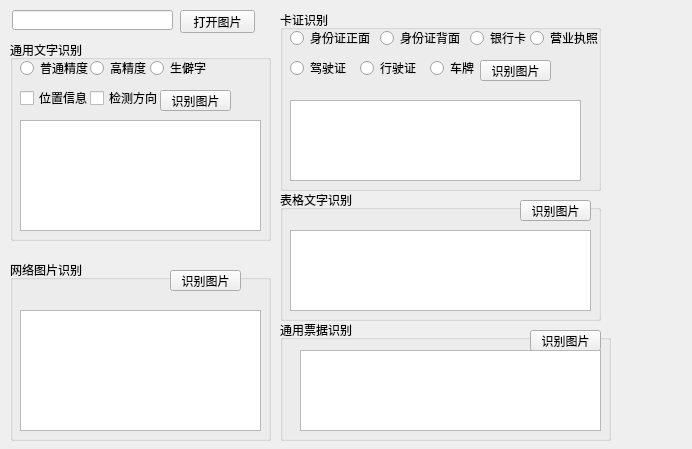
<?xml version="1.0" encoding="UTF-8"?>
<ui version="4.0">
 <class>widget</class>
 <widget class="QWidget" name="widget">
  <property name="geometry">
   <rect>
    <x>0</x>
    <y>0</y>
    <width>692</width>
    <height>449</height>
   </rect>
  </property>
  <property name="windowTitle">
   <string>文字识别演示程序</string>
  </property>
  <widget class="QLineEdit" name="lineEdit">
   <property name="geometry">
    <rect>
     <x>12</x>
     <y>10</y>
     <width>161</width>
     <height>20</height>
    </rect>
   </property>
   <property name="readOnly">
    <bool>true</bool>
   </property>
  </widget>
  <widget class="QPushButton" name="pushButton">
   <property name="geometry">
    <rect>
     <x>180</x>
     <y>10</y>
     <width>75</width>
     <height>23</height>
    </rect>
   </property>
   <property name="text">
    <string>打开图片</string>
   </property>
  </widget>
  <widget class="QGroupBox" name="groupBox">
   <property name="geometry">
    <rect>
     <x>10</x>
     <y>40</y>
     <width>261</width>
     <height>201</height>
    </rect>
   </property>
   <property name="title">
    <string>通用文字识别</string>
   </property>
   <widget class="QRadioButton" name="radioButton">
    <property name="geometry">
     <rect>
      <x>10</x>
      <y>20</y>
      <width>89</width>
      <height>16</height>
     </rect>
    </property>
    <property name="text">
     <string>普通精度</string>
    </property>
   </widget>
   <widget class="QRadioButton" name="radioButton_2">
    <property name="geometry">
     <rect>
      <x>80</x>
      <y>20</y>
      <width>89</width>
      <height>16</height>
     </rect>
    </property>
    <property name="text">
     <string>高精度</string>
    </property>
   </widget>
   <widget class="QRadioButton" name="radioButton_3">
    <property name="geometry">
     <rect>
      <x>140</x>
      <y>20</y>
      <width>89</width>
      <height>16</height>
     </rect>
    </property>
    <property name="text">
     <string>生僻字</string>
    </property>
   </widget>
   <widget class="QCheckBox" name="checkBox">
    <property name="geometry">
     <rect>
      <x>10</x>
      <y>50</y>
      <width>71</width>
      <height>16</height>
     </rect>
    </property>
    <property name="text">
     <string>位置信息</string>
    </property>
   </widget>
   <widget class="QCheckBox" name="checkBox_2">
    <property name="geometry">
     <rect>
      <x>80</x>
      <y>50</y>
      <width>71</width>
      <height>16</height>
     </rect>
    </property>
    <property name="text">
     <string>检测方向</string>
    </property>
   </widget>
   <widget class="QPushButton" name="pushButton_2">
    <property name="geometry">
     <rect>
      <x>150</x>
      <y>50</y>
      <width>71</width>
      <height>21</height>
     </rect>
    </property>
    <property name="text">
     <string>识别图片</string>
    </property>
   </widget>
   <widget class="QPlainTextEdit" name="plainTextEdit">
    <property name="geometry">
     <rect>
      <x>10</x>
      <y>80</y>
      <width>241</width>
      <height>111</height>
     </rect>
    </property>
    <property name="readOnly">
     <bool>true</bool>
    </property>
   </widget>
  </widget>
  <widget class="QGroupBox" name="groupBox_2">
   <property name="geometry">
    <rect>
     <x>10</x>
     <y>260</y>
     <width>261</width>
     <height>181</height>
    </rect>
   </property>
   <property name="title">
    <string>网络图片识别</string>
   </property>
   <widget class="QPushButton" name="pushButton_3">
    <property name="geometry">
     <rect>
      <x>160</x>
      <y>10</y>
      <width>71</width>
      <height>21</height>
     </rect>
    </property>
    <property name="text">
     <string>识别图片</string>
    </property>
   </widget>
   <widget class="QPlainTextEdit" name="plainTextEdit_2">
    <property name="geometry">
     <rect>
      <x>10</x>
      <y>50</y>
      <width>241</width>
      <height>121</height>
     </rect>
    </property>
    <property name="readOnly">
     <bool>true</bool>
    </property>
   </widget>
  </widget>
  <widget class="QGroupBox" name="groupBox_3">
   <property name="geometry">
    <rect>
     <x>280</x>
     <y>10</y>
     <width>321</width>
     <height>181</height>
    </rect>
   </property>
   <property name="title">
    <string>卡证识别</string>
   </property>
   <widget class="QRadioButton" name="radioButton_4">
    <property name="geometry">
     <rect>
      <x>10</x>
      <y>20</y>
      <width>89</width>
      <height>16</height>
     </rect>
    </property>
    <property name="text">
     <string>身份证正面</string>
    </property>
   </widget>
   <widget class="QRadioButton" name="radioButton_5">
    <property name="geometry">
     <rect>
      <x>100</x>
      <y>20</y>
      <width>89</width>
      <height>16</height>
     </rect>
    </property>
    <property name="text">
     <string>身份证背面</string>
    </property>
   </widget>
   <widget class="QRadioButton" name="radioButton_6">
    <property name="geometry">
     <rect>
      <x>190</x>
      <y>20</y>
      <width>61</width>
      <height>16</height>
     </rect>
    </property>
    <property name="text">
     <string>银行卡</string>
    </property>
   </widget>
   <widget class="QRadioButton" name="radioButton_7">
    <property name="geometry">
     <rect>
      <x>250</x>
      <y>20</y>
      <width>71</width>
      <height>16</height>
     </rect>
    </property>
    <property name="text">
     <string>营业执照</string>
    </property>
   </widget>
   <widget class="QRadioButton" name="radioButton_8">
    <property name="geometry">
     <rect>
      <x>10</x>
      <y>50</y>
      <width>61</width>
      <height>16</height>
     </rect>
    </property>
    <property name="text">
     <string>驾驶证</string>
    </property>
   </widget>
   <widget class="QRadioButton" name="radioButton_9">
    <property name="geometry">
     <rect>
      <x>80</x>
      <y>50</y>
      <width>61</width>
      <height>16</height>
     </rect>
    </property>
    <property name="text">
     <string>行驶证</string>
    </property>
   </widget>
   <widget class="QRadioButton" name="radioButton_10">
    <property name="geometry">
     <rect>
      <x>150</x>
      <y>50</y>
      <width>61</width>
      <height>16</height>
     </rect>
    </property>
    <property name="text">
     <string>车牌</string>
    </property>
   </widget>
   <widget class="QPushButton" name="pushButton_4">
    <property name="geometry">
     <rect>
      <x>200</x>
      <y>50</y>
      <width>71</width>
      <height>21</height>
     </rect>
    </property>
    <property name="text">
     <string>识别图片</string>
    </property>
   </widget>
   <widget class="QPlainTextEdit" name="plainTextEdit_3">
    <property name="geometry">
     <rect>
      <x>10</x>
      <y>90</y>
      <width>291</width>
      <height>81</height>
     </rect>
    </property>
    <property name="readOnly">
     <bool>true</bool>
    </property>
   </widget>
  </widget>
  <widget class="QGroupBox" name="groupBox_4">
   <property name="geometry">
    <rect>
     <x>280</x>
     <y>190</y>
     <width>321</width>
     <height>131</height>
    </rect>
   </property>
   <property name="title">
    <string>表格文字识别</string>
   </property>
   <widget class="QPushButton" name="pushButton_5">
    <property name="geometry">
     <rect>
      <x>240</x>
      <y>10</y>
      <width>71</width>
      <height>21</height>
     </rect>
    </property>
    <property name="text">
     <string>识别图片</string>
    </property>
   </widget>
   <widget class="QPlainTextEdit" name="plainTextEdit_4">
    <property name="geometry">
     <rect>
      <x>10</x>
      <y>40</y>
      <width>301</width>
      <height>81</height>
     </rect>
    </property>
    <property name="readOnly">
     <bool>true</bool>
    </property>
   </widget>
  </widget>
  <widget class="QGroupBox" name="groupBox_5">
   <property name="geometry">
    <rect>
     <x>280</x>
     <y>320</y>
     <width>331</width>
     <height>121</height>
    </rect>
   </property>
   <property name="title">
    <string>通用票据识别</string>
   </property>
   <widget class="QPushButton" name="pushButton_6">
    <property name="geometry">
     <rect>
      <x>250</x>
      <y>10</y>
      <width>71</width>
      <height>21</height>
     </rect>
    </property>
    <property name="text">
     <string>识别图片</string>
    </property>
   </widget>
   <widget class="QPlainTextEdit" name="plainTextEdit_5">
    <property name="geometry">
     <rect>
      <x>20</x>
      <y>30</y>
      <width>301</width>
      <height>81</height>
     </rect>
    </property>
    <property name="readOnly">
     <bool>true</bool>
    </property>
   </widget>
  </widget>
 </widget>
 <resources/>
 <connections>
  <connection>
   <sender>pushButton</sender>
   <signal>clicked()</signal>
   <receiver>widget</receiver>
   <slot>open_file_directory()</slot>
   <hints>
    <hint type="sourcelabel">
     <x>216</x>
     <y>19</y>
    </hint>
    <hint type="destinationlabel">
     <x>267</x>
     <y>22</y>
    </hint>
   </hints>
  </connection>
  <connection>
   <sender>pushButton_2</sender>
   <signal>clicked()</signal>
   <receiver>widget</receiver>
   <slot>recognition()</slot>
   <hints>
    <hint type="sourcelabel">
     <x>215</x>
     <y>101</y>
    </hint>
    <hint type="destinationlabel">
     <x>238</x>
     <y>249</y>
    </hint>
   </hints>
  </connection>
 </connections>
 <slots>
  <slot>open_file_directory()</slot>
  <slot>recognition()</slot>
 </slots>
</ui>
